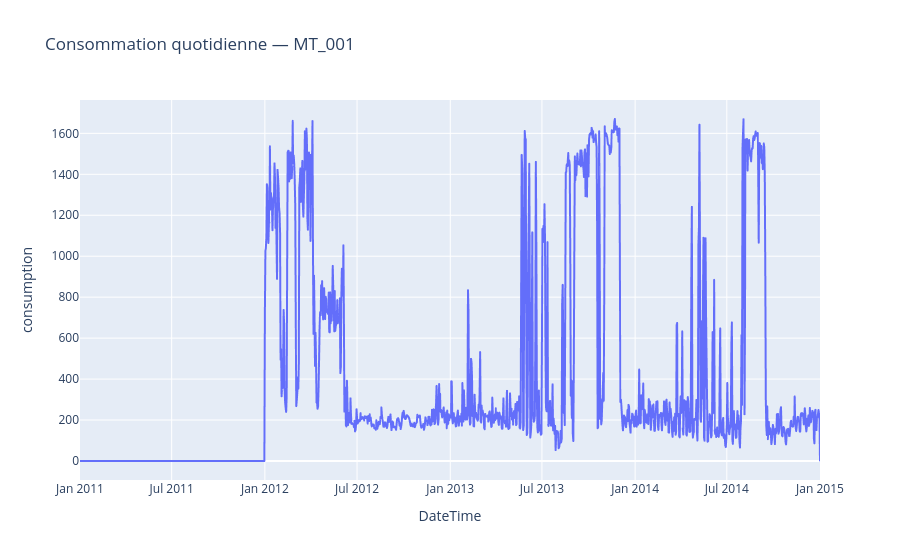

Notebook code for this chart:
### Markdown cell above
## 10. Analyse d'un individu

### Code cell
CLIENT = "MT_001"

client_series = df_long[CLIENT]

client_daily = client_series.resample("D").sum().reset_index(name="consumption")

fig = px.line(
    client_daily,
    x="DateTime",
    y="consumption",
    title=f"Consommation quotidienne — {CLIENT}",
)
fig.show()

### Figure 1 — Plotly figure (JSON) as saved in the notebook; plotly's stock layout.template omitted (floating-point values rounded to 4 significant figures; data arrays with more than 128 entries replaced by an {"elided": "..."} marker saying what was removed)
{"data": [{"hovertemplate": "DateTime=%{x}<br>consumption=%{y}<extra></extra>", "legendgroup": "", "line": {"color": "#636efa", "dash": "solid"}, "marker": {"symbol": "circle"}, "mode": "lines", "name": "", "showlegend": false, "type": "scattergl", "x": {"elided": "1462 str values"}, "xaxis": "x", "y": {"elided": "1462 float values"}, "yaxis": "y"}], "layout": {"legend": {"tracegroupgap": 0}, "title": {"text": "Consommation quotidienne — MT_001"}, "xaxis": {"anchor": "y", "domain": [0, 1], "title": {"text": "DateTime"}}, "yaxis": {"anchor": "x", "domain": [0, 1], "title": {"text": "consumption"}}}}
